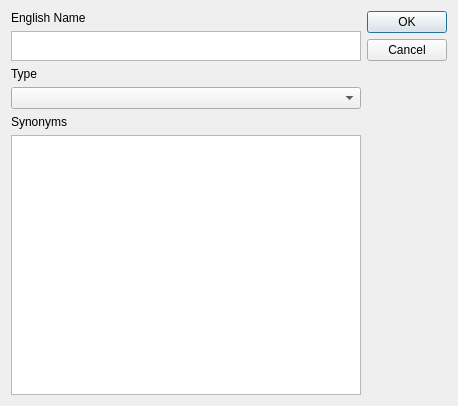
<?xml version="1.0" encoding="UTF-8"?>
<ui version="4.0">
 <class>synonym_edit_dialog</class>
 <widget class="QDialog" name="synonym_edit_dialog">
  <property name="geometry">
   <rect>
    <x>0</x>
    <y>0</y>
    <width>458</width>
    <height>406</height>
   </rect>
  </property>
  <property name="windowTitle">
   <string>Edit Synonym</string>
  </property>
  <layout class="QHBoxLayout" name="horizontalLayout">
   <item>
    <layout class="QVBoxLayout" name="verticalLayout">
     <item>
      <widget class="QLabel" name="english_name_label">
       <property name="text">
        <string>English Name</string>
       </property>
      </widget>
     </item>
     <item>
      <widget class="QPlainTextEdit" name="englishNameEdit">
       <property name="maximumSize">
        <size>
         <width>16777215</width>
         <height>30</height>
        </size>
       </property>
      </widget>
     </item>
     <item>
      <widget class="QLabel" name="type_label">
       <property name="text">
        <string>Type</string>
       </property>
      </widget>
     </item>
     <item>
      <widget class="QComboBox" name="typeComboBox"/>
     </item>
     <item>
      <widget class="QLabel" name="synonyms_label">
       <property name="text">
        <string>Synonyms</string>
       </property>
      </widget>
     </item>
     <item>
      <widget class="QPlainTextEdit" name="synonymTextEdit">
       <property name="plainText">
        <string notr="true"/>
       </property>
      </widget>
     </item>
    </layout>
   </item>
   <item>
    <widget class="QDialogButtonBox" name="buttonBox">
     <property name="orientation">
      <enum>Qt::Vertical</enum>
     </property>
     <property name="standardButtons">
      <set>QDialogButtonBox::Cancel|QDialogButtonBox::Ok</set>
     </property>
     <property name="centerButtons">
      <bool>false</bool>
     </property>
    </widget>
   </item>
  </layout>
 </widget>
 <resources/>
 <connections>
  <connection>
   <sender>buttonBox</sender>
   <signal>rejected()</signal>
   <receiver>synonym_edit_dialog</receiver>
   <slot>reject()</slot>
   <hints>
    <hint type="sourcelabel">
     <x>316</x>
     <y>260</y>
    </hint>
    <hint type="destinationlabel">
     <x>286</x>
     <y>274</y>
    </hint>
   </hints>
  </connection>
  <connection>
   <sender>buttonBox</sender>
   <signal>accepted()</signal>
   <receiver>synonym_edit_dialog</receiver>
   <slot>accept()</slot>
   <hints>
    <hint type="sourcelabel">
     <x>248</x>
     <y>254</y>
    </hint>
    <hint type="destinationlabel">
     <x>157</x>
     <y>274</y>
    </hint>
   </hints>
  </connection>
 </connections>
</ui>
